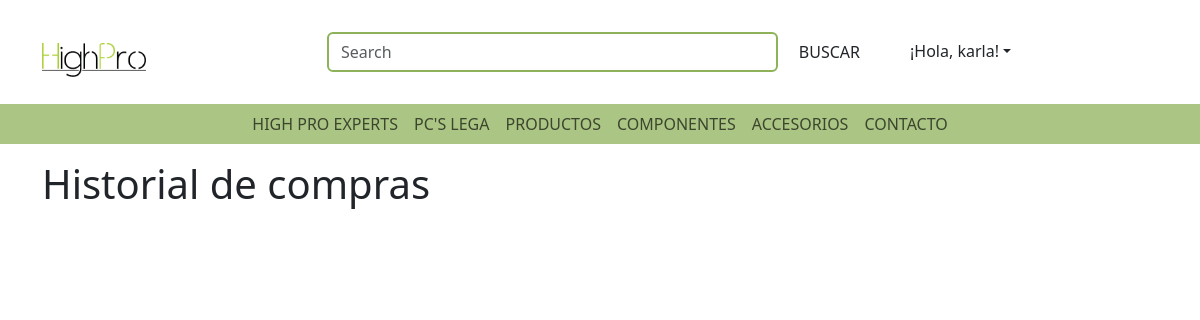
The page /historial.php (signed in) on the database as committed earlier.
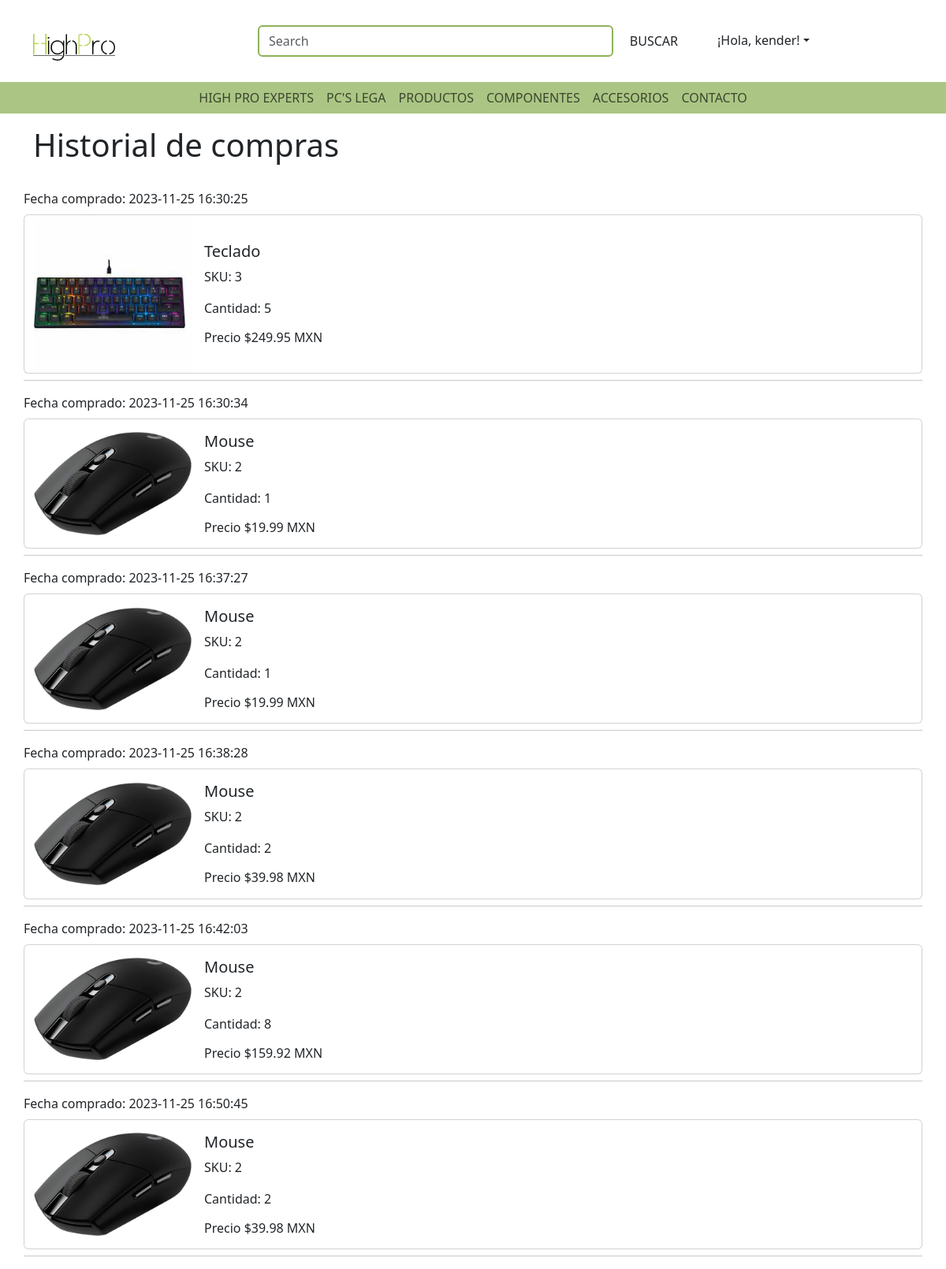
The same page on the database as committed later.
### tables this page shows
CREATE TABLE `users` (
  `id_user` int(11) NOT NULL,
  `firstname` varchar(80) NOT NULL,
  `lastname` varchar(80) NOT NULL,
  `email` varchar(120) NOT NULL,
  `user_password` varchar(32) NOT NULL,
  `birthdate` date NOT NULL,
  `genre` bit(1) NOT NULL,
  `activo` tinyint(1) NOT NULL
);

CREATE TABLE `carritos` (
  `carrito_id` int(11) NOT NULL,
  `usuario_id` int(11) DEFAULT NULL,
  `comprado` bit(1) DEFAULT NULL,
  `fecha_creacion` timestamp NOT NULL DEFAULT current_timestamp()
);

CREATE TABLE `productos_en_carrito` (
  `id` int(11) NOT NULL,
  `carrito_id` int(11) DEFAULT NULL,
  `producto_id` int(11) DEFAULT NULL,
  `cantidad` int(11) DEFAULT NULL,
  `eliminado` tinyint(1) DEFAULT 0
);

CREATE TABLE `producto` (
  `id` int(11) NOT NULL,
  `nombre` varchar(255) NOT NULL,
  `descripcion` text DEFAULT NULL,
  `imagen` varchar(255) DEFAULT NULL,
  `precio` decimal(10,2) DEFAULT NULL,
  `rate` int(11) DEFAULT NULL,
  `activo` tinyint(1) DEFAULT NULL,
  `categoria` varchar(50) DEFAULT NULL,
  `disponibles` int(100) DEFAULT NULL,
  `fechaalta` date NOT NULL DEFAULT current_timestamp()
);

### historial.php (the view, shortened to what this page needs)
<?php
include "conexion.php";
if (isset($_SESSION['id_user'])) {
    $id_user = $_SESSION['id_user'];
    $query = "SELECT firstname FROM users WHERE id_user = '$id_user'";
    $user_result = $conexion->query($query);
    if ($user_result) {
        $user_data = $user_result->fetch_assoc();
        $nombre_usuario = $user_data['firstname'];
}
?>
<!DOCTYPE html>
<html lang="en">
<head>
    <link href="https://cdn.jsdelivr.net/npm/bootstrap@5.3.1/dist/css/bootstrap.min.css" rel="stylesheet">
    <link rel="stylesheet" type="text/css" href="css/shoppingCart.css">
</head>
<body>
<div class="container my-2 justify-content-center">
        <div class="row">
            <div class="col-md-3 my-auto d-none d-md-block d-lg-block d-xl-block">
                <a class="navbar-brand" href="index.php">
                    <img src="images/LogoNav.png" alt="" width="40%" height="30%">
                </a>
            </div>
            <div class="col-md-6 ">
                <form class="d-flex">
                <input class="form-control me-2" type="search" placeholder="Search" aria-label="Search" style="border: 2px solid #8EB25A;">
                    <button class="btn" type="submit">BUSCAR</button>
                </form>
            </div>
            <div class="col-md-3">
    <?php
    if (isset($_SESSION['id_user'])) {
        echo "<div class='dropdown'>";
        echo "<a class='btn dropdown-toggle' href='#' role='button' id='dropdownMenuLink' data-bs-toggle='dropdown' aria-haspopup='true' aria-expanded='false'>¡Hola, $nombre_usuario!</a>";
        echo "</div>";
    } else {
        echo "<a href='register.php'><button class='btn' type='button'>CREA TU CUENTA</button></a>";
        echo "<a href='login.php'><button class='btn' type='button'>INGRESA</button></a>";
    }
    ?>
</div>
        </div>
    </div>
    <nav class="navbar navbar-expand-md navbar-light ">
        <div class="container-fluid justify-content-center mb-2" style="background-color: #ABC684;">
            <div class="row">
                <div class="collapse navbar-collapse" id="navbarNavDropdown">
                    <ul class="navbar-nav">
                        <li class="nav-item">
                            <a class="nav-link" aria-current="page" href="#">HIGH PRO EXPERTS</a>
                        </li>
                        <li class="nav-item">
                            <a class="nav-link" aria-current="page" href="#">PC'S LEGA</a>
                        </li>
                        <li class="nav-item">
                            <a class="nav-link" aria-current="page" href="#">PRODUCTOS</a>
                        </li>
                        <li class="nav-item">
                            <a class="nav-link" aria-current="page" href="#">COMPONENTES</a>
                        </li>
                        <li class="nav-item">
                            <a class="nav-link" aria-current="page" href="#">ACCESORIOS</a>
                        </li>
                        <li class="nav-item">
                            <a class="nav-link" aria-current="page" href="#">CONTACTO</a>
                        </li>
                    </ul>
                </div>
            </div>
        </div>
    </nav>
    <div class="container">
        <div class="row">
            <h1>Historial de compras</h1>
            <?php
include "conexion.php";
$query_carritos = "SELECT carrito_id, fecha_creacion FROM carritos WHERE usuario_id = '$id_user' AND comprado = 0";
        $carritos_result = $conexion->query($query_carritos);
        if ($carritos_result) {
            while ($carrito_data = $carritos_result->fetch_assoc()) {
                $id_carrito = $carrito_data['carrito_id'];
                $fecha = $carrito_data['fecha_creacion'];
                echo "Fecha comprado: $fecha<br>";
                $query_productos = "SELECT p.id, p.nombre, p.descripcion, p.precio, p.imagen, pc.cantidad
                                    FROM productos_en_carrito pc
                                    INNER JOIN producto p ON pc.producto_id = p.id
                                    WHERE pc.carrito_id = '$id_carrito' ";
                $productos_result = $conexion->query($query_productos);
                if ($productos_result) {
                    while ($producto_data = $productos_result->fetch_assoc()) {
                        $producto_id = $producto_data['id'];
                $nombre_producto = $producto_data['nombre'];
                $precio_producto = $producto_data['precio'];
                $foto_producto = $producto_data['imagen'];
                $cantidad_producto = $producto_data['cantidad'];
                        $precio_total_producto = $precio_producto * $cantidad_producto;
                        echo "<div class='card d-flex my-2 align-items-center' style='flex-direction:row;'>";
                        echo "<div class='card_img'>";
                        echo "<img src='$foto_producto' alt='...' style='height: auto; max-height: 200px; width: auto; max-width: 200px;'>";
                        echo "</div>";
                        echo "<div class='card-body'>";
                        echo "<h5 class='card-title'> $nombre_producto</h5>";
                        echo "<p class='card-text'  >SKU: $producto_id</p>";
                        echo "<p class='card-text'>Cantidad: $cantidad_producto</p>";
                        echo "<h6 class='card-text'>Precio $$precio_total_producto MXN</h6>";
                        echo "</div>";
                        echo "</div>";
                    }
                } else {
                    echo "Error en la consulta de productos en carrito: " . $conexion->error;
                }
                echo "<hr>";
            }
        } else {
            echo "Error en la consulta de carritos: " . $conexion->error;
        }
    } else {
        echo "Error en la consulta de usuario: " . $conexion->error;
    }
?>
        </div>
    </div>
</body>
</html>

### conexion.php
<?php
$server='localhost';
$user='root';
$pass='';
$db='interface';
 $conexion= new mysqli($server, $user, $pass, $db);
 if($conexion->connect_errno){
     die("Conexion fallida". $conexion->connect_errno);
 }else{
    echo "<label style='color: white;'>Conectado</label>";
 }
?>

Rows that differ between the two databases and show on the page:
changed users: firstname "karla" → "kender"
added carritos: fecha_creacion "2023-11-25 16:30:25"
added productos_en_carrito: producto.imagen (picture), producto.nombre "Teclado", producto "3", cantidad "5", precio_total_producto "249.95", shown under "2023-11-25 16:30:25"
added carritos: fecha_creacion "2023-11-25 16:30:34"
added productos_en_carrito: producto.imagen (picture), producto.nombre "Mouse", producto "2", cantidad "1", producto.precio "19.99", shown under "2023-11-25 16:30:34"
added carritos: fecha_creacion "2023-11-25 16:37:27"
added productos_en_carrito: producto.imagen (picture), producto.nombre "Mouse", producto "2", cantidad "1", producto.precio "19.99", shown under "2023-11-25 16:37:27"
added carritos: fecha_creacion "2023-11-25 16:38:28"
added productos_en_carrito: producto.imagen (picture), producto.nombre "Mouse", producto "2", cantidad "2", precio_total_producto "39.98", shown under "2023-11-25 16:38:28"
added carritos: fecha_creacion "2023-11-25 16:42:03"
added productos_en_carrito: producto.imagen (picture), producto.nombre "Mouse", producto "2", cantidad "8", precio_total_producto "159.92", shown under "2023-11-25 16:42:03"
added carritos: fecha_creacion "2023-11-25 16:50:45"
added productos_en_carrito: producto.imagen (picture), producto.nombre "Mouse", producto "2", cantidad "2", precio_total_producto "39.98", shown under "2023-11-25 16:50:45"
